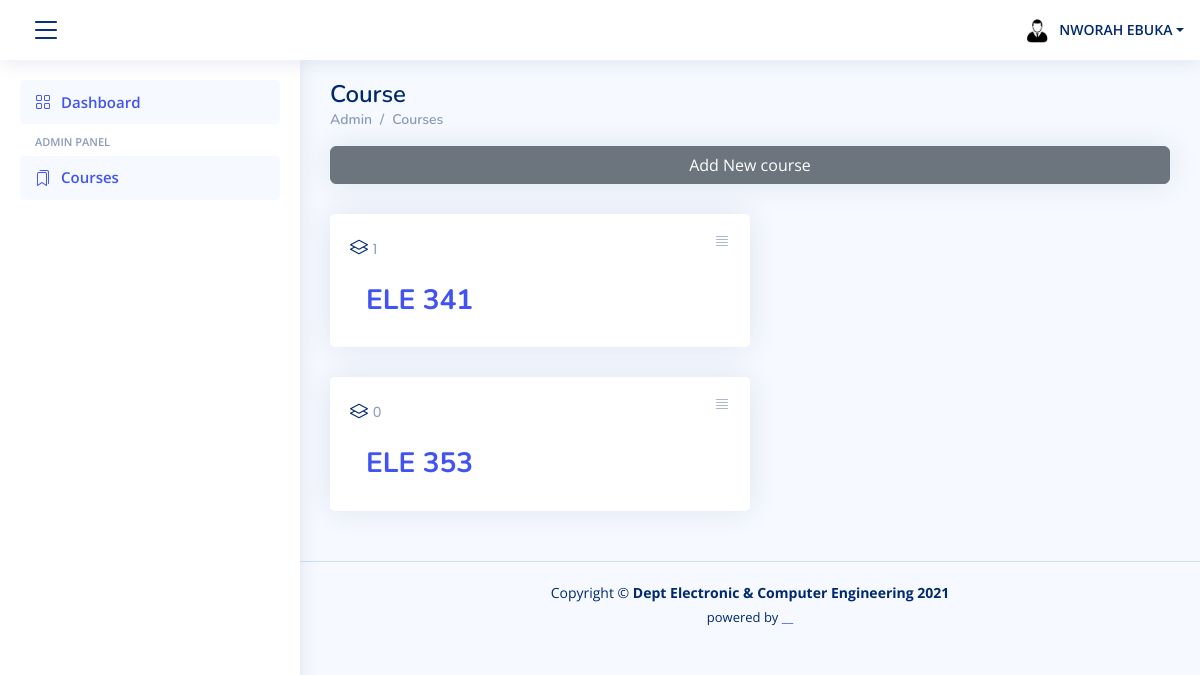
The app's page /courses/ (signed in), older data.
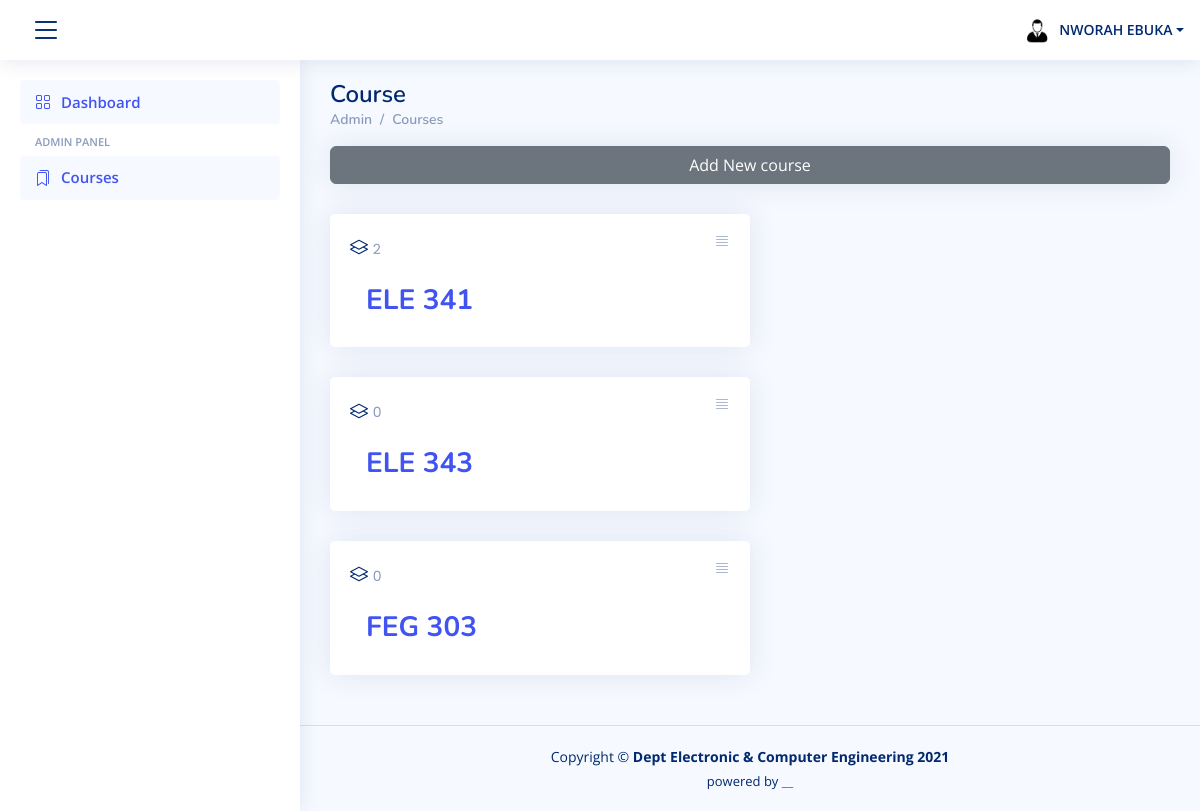
The same page, newer data.
### attendance/models.py (models this page shows, shortened)
class Course(models.Model):
    name_choices = settings.COURSE_LIST
    name = models.CharField(max_length=255, choices=name_choices, unique=True)
    def total_attendance(self):
        return self.attendance_set.count()

### attendance/views.py (the view)
# urls.py: path('courses/', CourseList, name='course_list'),
def CourseList(request):
    course = Course.objects.all().order_by('name')
    student = Student.objects.get(reg_number=request.user)
    sex = {'M':'male'}.get(student.sex)
    context = {'courses':course, 'CourseForm':CourseForm, 'sex':sex}
    return render(request, template_name='course_list.html', context=context)

### templates/course_list.html (shortened to what this page needs)
{% extends "partials/base.html" %}
{% block content %}
<main id="main" class="main">
    <div class="pagetitle">
      <h1>Course</h1>
      <nav>
        <ol class="breadcrumb">
          <li class="breadcrumb-item"><a href="{% url 'dashboard' %}">Admin</a></li>
          <li class="breadcrumb-item active"><a href="{% url 'course_list' %}">Courses</a></li>
        </ol>
      </nav>
    </div>
        <div class="card">
             <button type="button" class="btn btn-secondary" data-bs-toggle="modal" data-bs-target="#verticalycentered">
            Add New course
            </button>
        </div>
      <section class="section dashboard">
        {% if courses %}
        {%for course in courses%}
                <div class="col-xxl-4 col-md-6">
                  <div class="card info-card sales-card">
                    <div class="filter">
                      <a class="icon" data-bs-toggle="dropdown"><i class="bi bi-justify"></i></a>
                    </div>
                    <div class="card-body">
                      <div class="card-title bi-layers"> <span> {{course.total_attendance}} </span></div>
                      <div class="d-flex align-items-center">
                        <div class="ps-3">
                          <h6><a href="{% url 'attendance_list' course.id %}">{{course.name}}</a></h6>
                        </div>
                      </div>
                    </div>
                </div>
            </div>
        {%endfor%}
        {%else%}
        <h6>No Registered Courses !<h6>
    {%endif%}
        </section>
  </main>
  {% endblock %}

### templates/partials/base.html (shortened to what this page needs)
{% load static %}
<!DOCTYPE html>
<html lang="en">
<head>
  <link href="{% static 'assets/vendor/bootstrap/css/bootstrap.min.css' %}" rel="stylesheet">
  <link href="{% static 'assets/vendor/bootstrap-icons/bootstrap-icons.css' %}" rel="stylesheet">
  <link href="{% static 'assets/css/style.css' %}" rel="stylesheet">
</head>
<body>
  <header id="header" class="header fixed-top d-flex align-items-center">
    <div class="d-flex align-items-center justify-content-between">
      <i class="bi bi-list toggle-sidebar-btn"></i>
    </div>
    <nav class="header-nav ms-auto">
      <ul class="d-flex align-items-center">
        {% if request.user.is_authenticated %}
        <li class="nav-item dropdown pe-3">
          <a class="nav-link nav-profile d-flex align-items-center pe-0" href="#" data-bs-toggle="dropdown">
            {% if sex %}
            <img src="{% static 'assets/img/male.jpg' %}" alt="Profile" class="rounded-circle">
            {% else %}
            <img src="{% static 'assets/img/female.jpg' %}" alt="Profile" class="rounded-circle">
            {%endif%}
            <span class="d-md-block dropdown-toggle ps-2">{{request.user.first_name|upper }} {{request.user.last_name|upper}}</span>
          </a>
        </li>
      </ul>
      {% else %}
      <div class="d-flex align-items-center ">
        <div class="logo  text-center">
          <span class=" d-lg-block " style="padding-left:20px"><a href="{%url 'login'%}">Login</a></span>
        </div>
      </div>
      {%endif%}
    </nav>
  </header>
  <aside id="sidebar" class="sidebar">
    <ul class="sidebar-nav" id="sidebar-nav">
      <li class="nav-item">
        <a class="nav-link " href="{% url 'dashboard' %}">
          <i class="bi bi-grid"></i>
          <span>Dashboard</span>
        </a>
      </li>
      <li class="nav-heading">Admin panel</li>
      <li class="nav-item">
        <a class="nav-link " href="{% url 'course_list' %}">
          <i class="bi bi-bookmarks"></i>
          <span>Courses</span>
        </a>
      </li>
    </ul>
  </aside>
      <div id='content'>
        {% block content %}
        {%endblock%}
      </div>
  <footer id="footer" class="footer">
    <div class="copyright">
      Copyright &copy; <strong><span>Dept Electronic &amp; Computer Engineering 2021
      </span></strong>
    </div>
    <div class="credits">
   powered by <a href="#">__</a>
    </div>
  </footer>
</body>
</html>

### static/assets/css/style.css (style rules this page uses)
:root { scroll-behavior: smooth; }
body { font-family: "Open Sans", sans-serif; background: #f6f9ff; color: #444444; }
a { color: #4154f1; text-decoration: none; }
h1, h2, h3, h4, h5, h6 { font-family: "Nunito", sans-serif; }
#main { margin-top: 60px; padding: 20px 30px; transition: all 0.3s; }
.pagetitle { margin-bottom: 10px; }
.pagetitle h1 { font-size: 24px; margin-bottom: 0; font-weight: 600; color: #012970; }
.card { margin-bottom: 30px; border: none; border-radius: 5px; box-shadow: 0px 0 30px rgba(1, 41, 112, 0.1); }
.card-title { padding: 20px 0 15px 0; font-size: 18px; font-weight: 500; color: #012970; font-family: "Poppins", sans-serif; }
.card-title span { color: #899bbd; font-size: 14px; font-weight: 400; }
.card-body { padding: 0 20px 20px 20px; }
.breadcrumb { font-size: 14px; font-family: "Nunito", sans-serif; color: #899bbd; font-weight: 600; }
.breadcrumb a { color: #899bbd; transition: 0.3s; }
.breadcrumb .breadcrumb-item::before { color: #899bbd; }
.breadcrumb .active { color: #51678f; font-weight: 600; }
.header { transition: all 0.5s; z-index: 997; height: 60px; box-shadow: 0px 2px 20px rgba(1, 41, 112, 0.1); background-color: #fff; padding-left: 20px; }
.header .toggle-sidebar-btn { font-size: 32px; padding-left: 10px; cursor: pointer; color: #012970; }
.header-nav ul { list-style: none; }
.header-nav>ul { margin: 0; padding: 0; }
.header-nav .nav-profile { color: #012970; }
.header-nav .nav-profile img { max-height: 36px; }
.header-nav .nav-profile span { font-size: 14px; font-weight: 600; }
.sidebar { position: fixed; top: 60px; left: 0; bottom: 0; width: 300px; z-index: 996; transition: all 0.3s; padding: 20px; overflow-y: auto; scrollbar-width: thin; scrollbar-color: #aab7cf transparent; box-shadow: 0px 0px 20px rgba(1, 41, 112, 0.1); background-color: #fff; }
@media (min-width: 1200px) { #main, #footer { margin-left: 300px; } }
.sidebar-nav { padding: 0; margin: 0; list-style: none; }
.sidebar-nav li { padding: 0; margin: 0; list-style: none; }
.sidebar-nav .nav-item { margin-bottom: 5px; }
.sidebar-nav .nav-heading { font-size: 11px; text-transform: uppercase; color: #899bbd; font-weight: 600; margin: 10px 0 5px 15px; }
.sidebar-nav .nav-link { display: flex; align-items: center; font-size: 15px; font-weight: 600; color: #4154f1; transition: 0.3; background: #f6f9ff; padding: 10px 15px; border-radius: 4px; }
.sidebar-nav .nav-link i { font-size: 16px; margin-right: 10px; color: #4154f1; }
.dashboard .filter { position: absolute; right: 0px; top: 15px; }
.dashboard .filter .icon { color: #aab7cf; padding-right: 20px; padding-bottom: 5px; transition: 0.3s; font-size: 16px; }
.dashboard .info-card { padding-bottom: 10px; }
.dashboard .info-card h6 { font-size: 28px; color: #012970; font-weight: 700; margin: 0; padding: 0; }
.footer { padding: 20px 0; font-size: 14px; transition: all 0.3s; border-top: 1px solid #cddfff; }
.footer .copyright { text-align: center; color: #012970; }
.footer .credits { padding-top: 5px; text-align: center; font-size: 13px; color: #012970; }

Row changes from the older to the newer data that the page shows:
removed Course: total_attendance "1", name "ELE 341"
removed Course: total_attendance "0", name "ELE 353"
added Course: total_attendance "2", name "ELE 341"
added Course: total_attendance "0", name "ELE 343"
added Course: total_attendance "0", name "FEG 303"
